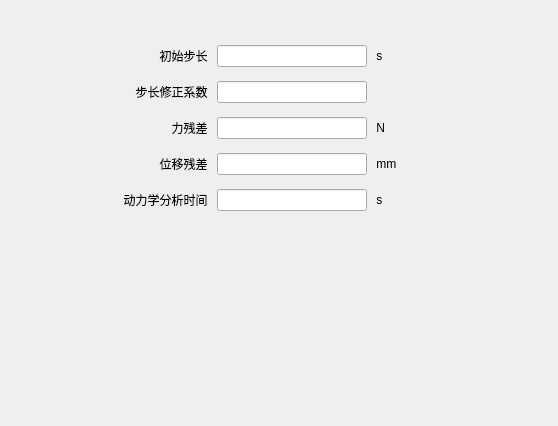
         <widget class="QWidget" name="tab_limits">
          <attribute name="title">
           <string>控制参数</string>
          </attribute>
          <layout class="QGridLayout" name="gridLayout_7">
           <item row="0" column="0">
            <layout class="QVBoxLayout" name="verticalLayout_10">
             <item>
              <spacer name="verticalSpacer_9">
               <property name="orientation">
                <enum>Qt::Vertical</enum>
               </property>
               <property name="sizeType">
                <enum>QSizePolicy::Fixed</enum>
               </property>
               <property name="sizeHint" stdset="0">
                <size>
                 <width>20</width>
                 <height>30</height>
                </size>
               </property>
              </spacer>
             </item>
             <item>
              <layout class="QHBoxLayout" name="horizontalLayout_27">
               <item>
                <spacer name="horizontalSpacer_12">
                 <property name="orientation">
                  <enum>Qt::Horizontal</enum>
                 </property>
                 <property name="sizeType">
                  <enum>QSizePolicy::Fixed</enum>
                 </property>
                 <property name="sizeHint" stdset="0">
                  <size>
                   <width>0</width>
                   <height>20</height>
                  </size>
                 </property>
                </spacer>
               </item>
               <item>
                <layout class="QVBoxLayout" name="verticalLayout_11">
                 <item>
                  <layout class="QHBoxLayout" name="horizontalLayout_28">
                   <item>
                    <widget class="QLabel" name="label_43">
                     <property name="sizePolicy">
                      <sizepolicy hsizetype="Fixed" vsizetype="Preferred">
                       <horstretch>0</horstretch>
                       <verstretch>0</verstretch>
                      </sizepolicy>
                     </property>
                     <property name="minimumSize">
                      <size>
                       <width>200</width>
                       <height>30</height>
                      </size>
                     </property>
                     <property name="maximumSize">
                      <size>
                       <width>200</width>
                       <height>30</height>
                      </size>
                     </property>
                     <property name="frameShape">
                      <enum>QFrame::NoFrame</enum>
                     </property>
                     <property name="frameShadow">
                      <enum>QFrame::Sunken</enum>
                     </property>
                     <property name="lineWidth">
                      <number>2</number>
                     </property>
                     <property name="midLineWidth">
                      <number>1</number>
                     </property>
                     <property name="text">
                      <string>初始步长 </string>
                     </property>
                     <property name="alignment">
                      <set>Qt::AlignRight|Qt::AlignTrailing|Qt::AlignVCenter</set>
                     </property>
                    </widget>
                   </item>
                   <item>
                    <widget class="QLineEdit" name="lineEditdynh0">
                     <property name="sizePolicy">
                      <sizepolicy hsizetype="Fixed" vsizetype="Fixed">
                       <horstretch>0</horstretch>
                       <verstretch>0</verstretch>
                      </sizepolicy>
                     </property>
                     <property name="minimumSize">
                      <size>
                       <width>150</width>
                       <height>0</height>
                      </size>
                     </property>
                     <property name="maximumSize">
                      <size>
                       <width>150</width>
                       <height>16777215</height>
                      </size>
                     </property>
                     <property name="alignment">
                      <set>Qt::AlignLeading|Qt::AlignLeft|Qt::AlignVCenter</set>
                     </property>
                    </widget>
                   </item>
                   <item>
                    <widget class="QLabel" name="label_44">
                     <property name="text">
                      <string> s</string>
                     </property>
                    </widget>
                   </item>
                  </layout>
                 </item>
                 <item>
                  <layout class="QHBoxLayout" name="horizontalLayout_29">
                   <item>
                    <widget class="QLabel" name="label_45">
                     <property name="sizePolicy">
                      <sizepolicy hsizetype="Fixed" vsizetype="Preferred">
                       <horstretch>0</horstretch>
                       <verstretch>0</verstretch>
                      </sizepolicy>
                     </property>
                     <property name="minimumSize">
                      <size>
                       <width>200</width>
                       <height>30</height>
                      </size>
                     </property>
                     <property name="maximumSize">
                      <size>
                       <width>200</width>
                       <height>30</height>
                      </size>
                     </property>
                     <property name="text">
                      <string>步长修正系数 </string>
                     </property>
                     <property name="alignment">
                      <set>Qt::AlignRight|Qt::AlignTrailing|Qt::AlignVCenter</set>
                     </property>
                    </widget>
                   </item>
                   <item>
                    <widget class="QLineEdit" name="lineEditdynkt">
                     <property name="sizePolicy">
                      <sizepolicy hsizetype="Fixed" vsizetype="Fixed">
                       <horstretch>0</horstretch>
                       <verstretch>0</verstretch>
                      </sizepolicy>
                     </property>
                     <property name="minimumSize">
                      <size>
                       <width>150</width>
                       <height>0</height>
                      </size>
                     </property>
                     <property name="maximumSize">
                      <size>
                       <width>150</width>
                       <height>16777215</height>
                      </size>
                     </property>
                     <property name="alignment">
                      <set>Qt::AlignLeading|Qt::AlignLeft|Qt::AlignVCenter</set>
                     </property>
                    </widget>
                   </item>
                   <item>
                    <widget class="QLabel" name="label_46">
                     <property name="text">
                      <string/>
                     </property>
                    </widget>
                   </item>
                  </layout>
                 </item>
                 <item>
                  <layout class="QHBoxLayout" name="horizontalLayout_30">
                   <item>
                    <widget class="QLabel" name="label_47">
                     <property name="sizePolicy">
                      <sizepolicy hsizetype="Fixed" vsizetype="Preferred">
                       <horstretch>0</horstretch>
                       <verstretch>0</verstretch>
                      </sizepolicy>
                     </property>
                     <property name="minimumSize">
                      <size>
                       <width>200</width>
                       <height>30</height>
                      </size>
                     </property>
                     <property name="maximumSize">
                      <size>
                       <width>200</width>
                       <height>30</height>
                      </size>
                     </property>
                     <property name="text">
                      <string>力残差 </string>
                     </property>
                     <property name="alignment">
                      <set>Qt::AlignRight|Qt::AlignTrailing|Qt::AlignVCenter</set>
                     </property>
                    </widget>
                   </item>
                   <item>
                    <widget class="QLineEdit" name="lineEditdynFerr">
                     <property name="sizePolicy">
                      <sizepolicy hsizetype="Fixed" vsizetype="Fixed">
                       <horstretch>0</horstretch>
                       <verstretch>0</verstretch>
                      </sizepolicy>
                     </property>
                     <property name="minimumSize">
                      <size>
                       <width>150</width>
                       <height>0</height>
                      </size>
                     </property>
                     <property name="maximumSize">
                      <size>
                       <width>150</width>
                       <height>16777215</height>
                      </size>
                     </property>
                     <property name="alignment">
                      <set>Qt::AlignLeading|Qt::AlignLeft|Qt::AlignVCenter</set>
                     </property>
                    </widget>
                   </item>
                   <item>
                    <widget class="QLabel" name="label_48">
                     <property name="text">
                      <string> N</string>
                     </property>
                    </widget>
                   </item>
                  </layout>
                 </item>
                 <item>
                  <layout class="QHBoxLayout" name="horizontalLayout_31">
                   <item>
                    <widget class="QLabel" name="label_49">
                     <property name="sizePolicy">
                      <sizepolicy hsizetype="Fixed" vsizetype="Preferred">
                       <horstretch>0</horstretch>
                       <verstretch>0</verstretch>
                      </sizepolicy>
                     </property>
                     <property name="minimumSize">
                      <size>
                       <width>200</width>
                       <height>30</height>
                      </size>
                     </property>
                     <property name="maximumSize">
                      <size>
                       <width>200</width>
                       <height>30</height>
                      </size>
                     </property>
                     <property name="text">
                      <string>位移残差 </string>
                     </property>
                     <property name="alignment">
                      <set>Qt::AlignRight|Qt::AlignTrailing|Qt::AlignVCenter</set>
                     </property>
                    </widget>
                   </item>
                   <item>
                    <widget class="QLineEdit" name="lineEditdynUerr">
                     <property name="sizePolicy">
                      <sizepolicy hsizetype="Fixed" vsizetype="Fixed">
                       <horstretch>0</horstretch>
                       <verstretch>0</verstretch>
                      </sizepolicy>
                     </property>
                     <property name="minimumSize">
                      <size>
                       <width>150</width>
                       <height>0</height>
                      </size>
                     </property>
                     <property name="maximumSize">
                      <size>
                       <width>150</width>
                       <height>16777215</height>
                      </size>
                     </property>
                     <property name="alignment">
                      <set>Qt::AlignLeading|Qt::AlignLeft|Qt::AlignVCenter</set>
                     </property>
                    </widget>
                   </item>
                   <item>
                    <widget class="QLabel" name="label_50">
                     <property name="text">
                      <string> mm</string>
                     </property>
                    </widget>
                   </item>
                  </layout>
                 </item>
                 <item>
                  <layout class="QHBoxLayout" name="horizontalLayout_32">
                   <item>
                    <widget class="QLabel" name="label_51">
                     <property name="sizePolicy">
                      <sizepolicy hsizetype="Fixed" vsizetype="Preferred">
                       <horstretch>0</horstretch>
                       <verstretch>0</verstretch>
                      </sizepolicy>
                     </property>
                     <property name="minimumSize">
                      <size>
                       <width>200</width>
                       <height>30</height>
                      </size>
                     </property>
                     <property name="maximumSize">
                      <size>
                       <width>200</width>
                       <height>30</height>
                      </size>
                     </property>
                     <property name="text">
                      <string>动力学分析时间 </string>
                     </property>
                     <property name="alignment">
                      <set>Qt::AlignRight|Qt::AlignTrailing|Qt::AlignVCenter</set>
                     </property>
                    </widget>
                   </item>
                   <item>
                    <widget class="QLineEdit" name="lineEditdynT">
                     <property name="sizePolicy">
                      <sizepolicy hsizetype="Fixed" vsizetype="Fixed">
                       <horstretch>0</horstretch>
                       <verstretch>0</verstretch>
                      </sizepolicy>
                     </property>
                     <property name="minimumSize">
                      <size>
                       <width>150</width>
                       <height>0</height>
                      </size>
                     </property>
                     <property name="maximumSize">
                      <size>
                       <width>150</width>
                       <height>16777215</height>
                      </size>
                     </property>
                     <property name="alignment">
                      <set>Qt::AlignLeading|Qt::AlignLeft|Qt::AlignVCenter</set>
                     </property>
                    </widget>
                   </item>
                   <item>
                    <widget class="QLabel" name="label_52">
                     <property name="text">
                      <string> s</string>
                     </property>
                    </widget>
                   </item>
                  </layout>
                 </item>
                </layout>
               </item>
               <item>
                <spacer name="horizontalSpacer_13">
                 <property name="orientation">
                  <enum>Qt::Horizontal</enum>
                 </property>
                 <property name="sizeHint" stdset="0">
                  <size>
                   <width>150</width>
                   <height>20</height>
                  </size>
                 </property>
                </spacer>
               </item>
              </layout>
             </item>
             <item>
              <spacer name="verticalSpacer_10">
               <property name="orientation">
                <enum>Qt::Vertical</enum>
               </property>
               <property name="sizeType">
                <enum>QSizePolicy::Expanding</enum>
               </property>
               <property name="sizeHint" stdset="0">
                <size>
                 <width>150</width>
                 <height>200</height>
                </size>
               </property>
              </spacer>
             </item>
            </layout>
           </item>
          </layout>
         </widget>
